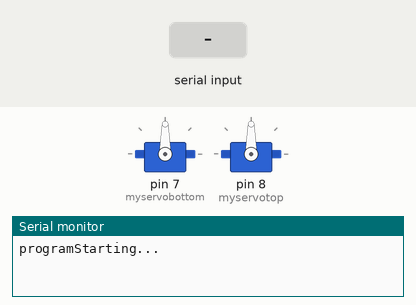
Bench run of a sketch on a simulated Arduino Uno, built with avr-gcc and run on an emulated ATmega328P. Parts: 2 × servo, the last lines printed to the serial monitor. The test bench sets the inputs (shaded band).

Above: at 1.2 s.
1.3 s: "a" received over Serial
At 2.0 s:
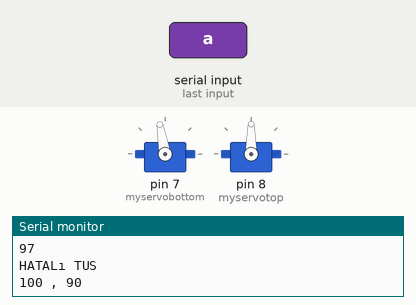
2.8 s: "z" received over Serial
At 4.0 s:
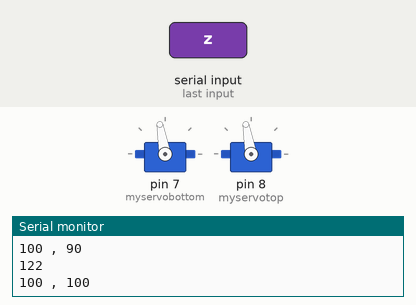
4.3 s: "s" received over Serial
At 5.0 s:
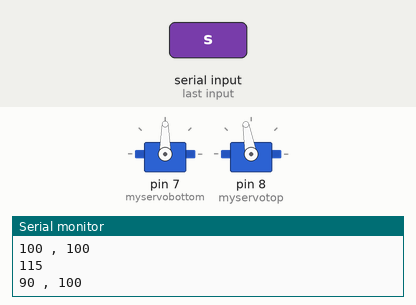
5.8 s: "1" received over Serial
At 7.0 s:
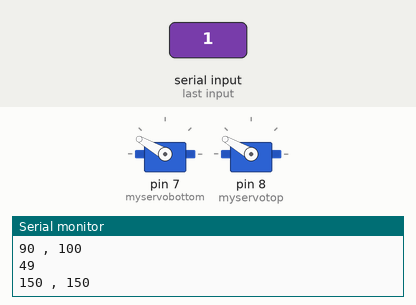
7.3 s: "0" received over Serial
At 8.5 s:
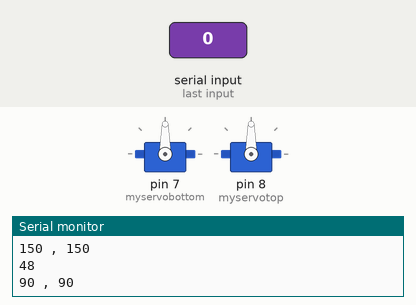
8.8 s: "1" received over Serial
At 10.0 s:
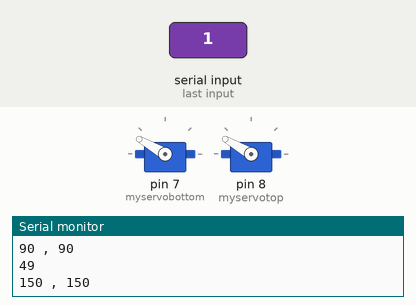
Timing chart, 0 to 11.3 s (numbered marks = the images above; inputs shaded):
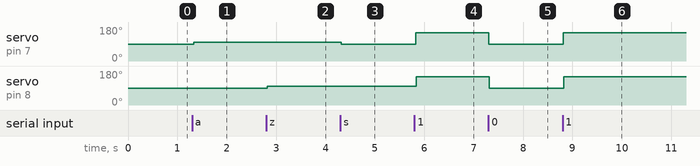

Measured:
- after the input at 1.3 s, servo on pin 7 (myservobottom): 90° → 100° at once
- after the input at 2.8 s, servo on pin 8 (myservotop): 90° → 100° at once
- after the input at 4.3 s, servo on pin 7 (myservobottom): 100° → 90° at once
- after the input at 5.8 s, servo on pin 7 (myservobottom): 90° → 150° at once; servo on pin 8 (myservotop): 100° → 150° at once
- after the input at 7.3 s, servo on pin 7 (myservobottom), servo on pin 8 (myservotop): 150° → 90° at once
- after the input at 8.8 s, servo on pin 7 (myservobottom), servo on pin 8 (myservotop): 90° → 150° at once

The sketch:

20180313_ServoMotor.ino
```cpp
#include <Servo.h>
#include <SoftwareSerial.h>

Servo myservobottom;
Servo myservotop;

int counterInterrupt = 0;

int msgTXT = 0;
int valbottom = 90;
int valtop = 90;


void setup()
{
  Serial.begin(9600);//HABERLESME

  myservobottom.attach(7);//SERVOALT
  myservotop.attach(8);//SERVOUST

  Serial.println("programStarting...");
}

void loop() {
  /*****************************************oku*/
  if (Serial.available()) {
    msgTXT = Serial.read();
    Serial.println(msgTXT);

    if (msgTXT == 97) {
      valbottom = valbottom + 10;
    }
    if (msgTXT == 122) {
      valtop = valtop + 10;
    }
    else if (msgTXT == 115) {
      valbottom = valbottom - 10;
    }
    else if (msgTXT == 120) {
      valtop = valtop - 10;
    }
    else if (msgTXT == 48) {
      valbottom = 90;
      valtop = 90;
    }
    else if (msgTXT == 49) {
      valbottom = 150;
      valtop = 150;
    }
    else {
      Serial.println("HATALı TUS");
    }
    Serial.print(valbottom);
    Serial.print(" , ");
    Serial.println(valtop);
  }
  /*****************************************degerlendir*/
  if (valbottom <= 5) {
    valbottom = 10;
    Serial.println("MINIMUM LIMIT");
  }
  else if (valtop <= 5) {
    valtop = 10;
    Serial.println("MINIMUM LIMIT");
  }
  else if (valbottom >= 175) {
    valbottom = 170;
    Serial.println("MAKSIMUM LIMIT");
  }
  else if (valtop >= 175) {
    valtop = 170;
    Serial.println("MAKSIMUM LIMIT");
  }
  /*****************************************yap*/
  myservobottom.write(valbottom);                  // sets the servo position according to the scaled value
  delay(15);                           // waits for the servo to get there
  myservotop.write(valtop);                  // sets the servo position according to the scaled value
  delay(15);
}
```
